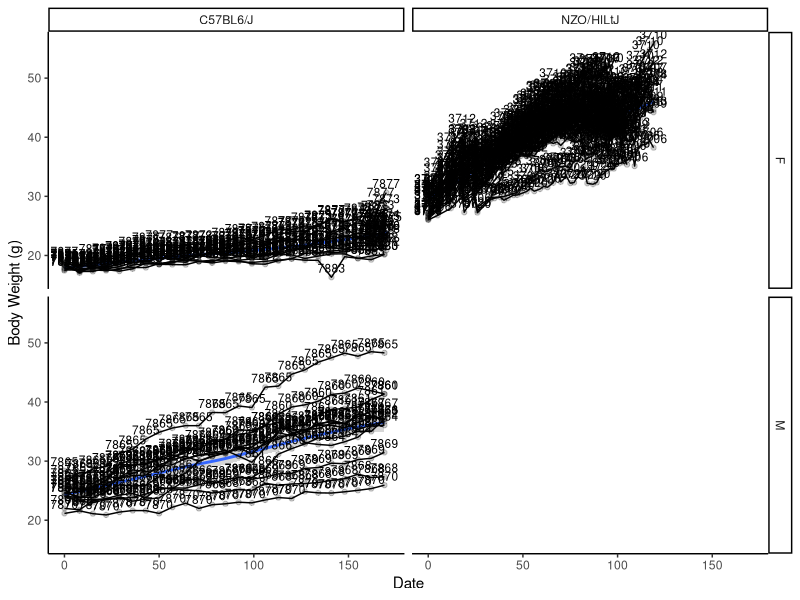

Recreate this plot in R. (Note: this script raises an error after producing the figure.)
library(dplyr)
library(ggplot2)
library(readr)
library(tidyr)


#BW OVER TIME FOR NZO AND C57 ANIMALS####
#Our aim is obtaining the slope of the BW of NZO and C57 over the weeks
##Data####
bw <- read_csv("../data/BW.csv") %>% 
  filter(COHORT %in% c(2,3, 4, 5)) %>% 
  filter(ID != 3715) %>%  # Exclude animals that died during study
  group_by(ID) %>% 
  filter(DATE < "2025-02-24") %>% #ELIMINATE RESTRICTED ANIMALS FROM THE ANALYSIS
  mutate(rel_days= DATE - min(DATE))
##Graph####
bw %>% 
  ggplot(aes(x = rel_days, y = BW)) + 
  geom_smooth()+
  geom_point(alpha=0.2) +
  geom_line(aes(group = ID))+
  labs(
    x = "Date",
    y = "Body Weight (g)"
  ) +  # White background
  theme_classic()  +
  facet_grid(SEX~STRAIN)+
  geom_text(aes(label = ID), hjust = 0.5, vjust = -0.5, size = 3) 
##Main model ####
slopes <- bw %>%
  group_by(ID) %>%
  summarize(slope = coef(lm(BW ~ as.numeric(DATE), data = cur_data()))[2])
# View the results
view(slopes)
##Alternative model####
lm(BW ~ DATE + (1|ID), data = bw) #IS THIS OK (asking LL)?
#FI OVER TIME FOR NZO AND C57 ANIMALS####
FI <- read_csv("../data/FI.csv") %>% 
  filter(COHORT %in% c(2,3, 4, 5)) %>% 
  filter(ID != 3715) %>%  # Exclude animals that died during study
  group_by(ID) %>% 
  filter(DATE < "2025-02-24") %>%  #ELIMINATE RESTRICTED ANIMALS FROM THE ANALYSIS
  filter(corrected_intake_kcal < 50) %>% #Eliminate weird data that is probably typing mistake
  drop_na(corrected_intake_kcal) %>% 
  mutate(rel_days= DATE - min(DATE)) %>% 
  mutate(cumsum_kcal= cumsum(corrected_intake_kcal))

##Graph####
FI %>% 
  ggplot(aes(x = rel_days, y = cumsum_kcal)) + 
  geom_smooth()+
  geom_point(alpha=0.2) +
  geom_line(aes(group = ID))+
  labs(
    x = "Days",
    y = "Cumulative Food Intake (kcal)"
  ) +  # White background
  theme_classic()  +
  facet_grid(SEX~STRAIN)
 # geom_text(aes(label = ID), hjust = 0.5, vjust = -0.5, size = 3) 
##Main model ####
slopes <- FI %>%
  group_by(ID) %>%
  summarize(slope = coef(lm(cumsum_kcal ~ as.numeric(DATE), data = cur_data()))[2])
# View the results
view(slopes)
##Alternative model####
lm(FI ~ DATE + (1|ID), data = FI) #IS THIS OK?

